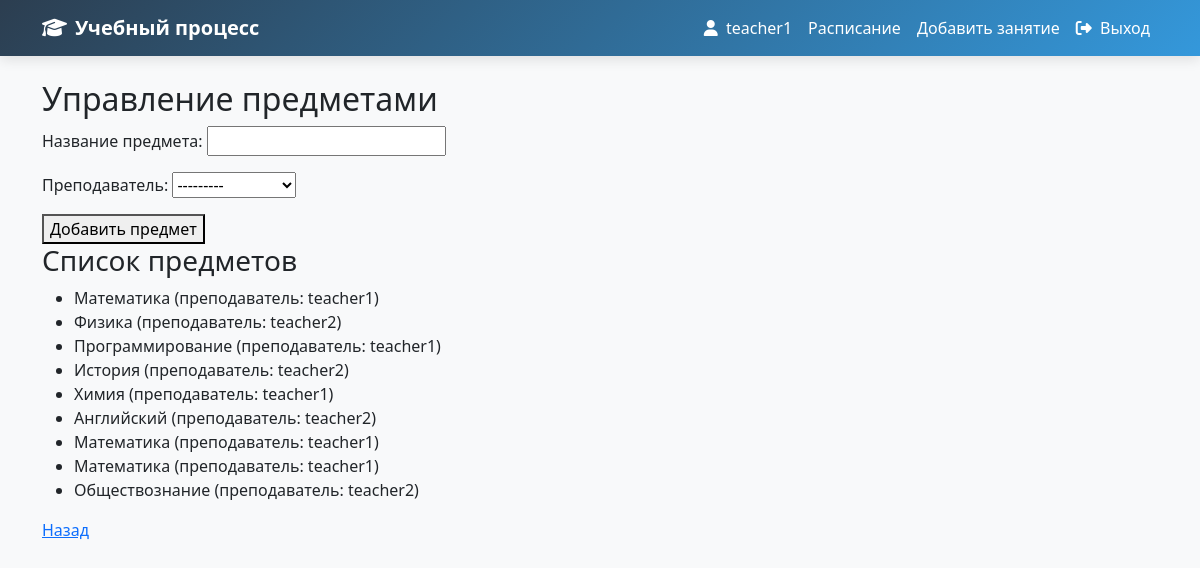
The page /schedule/manage-subjects/ (signed in) on the database its author committed.
### schedule/models.py (models this page shows, shortened)
class Subject(models.Model):
    name = models.CharField(max_length=100, verbose_name="Название предмета")
    teacher = models.ForeignKey(User, on_delete=models.CASCADE, verbose_name="Преподаватель")

### schedule/views.py (the view)
# urls.py: path('manage-subjects/', views.manage_subjects, name='manage_subjects'),
@login_required
def manage_subjects(request):
    if request.user.profile.role not in ['teacher', 'admin']:
        return redirect('profile')
    subjects = Subject.objects.all()
    if request.method == 'POST':
        form = SubjectForm(request.POST)
        if form.is_valid():
            form.save()
            messages.success(request, 'Предмет добавлен.')
            return redirect('manage_subjects')
    else:
        form = SubjectForm()
    return render(request, 'schedule/manage_subjects.html', {'form': form, 'subjects': subjects})

### schedule/forms.py
class SubjectForm(forms.ModelForm):
    class Meta:
        model = Subject
        fields = ['name', 'teacher']

### templates/schedule/manage_subjects.html (shortened to what this page needs)
{% extends 'base.html' %}
{% block content %}
<h2>Управление предметами</h2>
<form method="post">
    {{ form.as_p }}
    <button type="submit">Добавить предмет</button>
</form>
<h3>Список предметов</h3>
<ul>
{% for subject in subjects %}
    <li>{{ subject.name }} (преподаватель: {{ subject.teacher.username }})</li>
{% endfor %}
</ul>
<a href="{% url 'my_schedule' %}">Назад</a>
{% endblock %}

### templates/base.html (shortened to what this page needs)
<!DOCTYPE html>
<html lang="ru">
<head>
    <link href="https://cdn.jsdelivr.net/npm/bootstrap@5.3.3/dist/css/bootstrap.min.css" rel="stylesheet">
    <link rel="stylesheet" href="https://cdnjs.cloudflare.com/ajax/libs/font-awesome/6.5.0/css/all.min.css">
</head>
<body>
    <nav class="navbar navbar-expand-lg navbar-dark">
        <div class="container">
            <a class="navbar-brand" href="{% url 'home' %}">
                <i class="fas fa-graduation-cap me-2"></i>Учебный процесс
            </a>
            <div class="collapse navbar-collapse" id="navbarNav">
                <ul class="navbar-nav ms-auto">
                    {% if user.is_authenticated %}
                        <li class="nav-item">
                            <a class="nav-link text-white" href="{% url 'profile' %}">
                                <i class="fas fa-user me-1"></i> {{ user.username }}
                            </a>
                        </li>
                        {% if user.profile.role == 'teacher' %}
                            <li class="nav-item"><a class="nav-link text-white" href="{% url 'my_schedule' %}">Расписание</a></li>
                            <li class="nav-item"><a class="nav-link text-white" href="{% url 'add_lesson' %}">Добавить занятие</a></li>
                        {% elif user.profile.role == 'student' %}
                            <li class="nav-item"><a class="nav-link text-white" href="{% url 'my_schedule' %}">Моё расписание</a></li>
                        {% endif %}
                        <li class="nav-item">
                            <a class="nav-link text-white" href="{% url 'logout' %}">
                                <i class="fas fa-sign-out-alt me-1"></i> Выход
                            </a>
                        </li>
                    {% else %}
                        <li class="nav-item"><a class="nav-link text-white" href="{% url 'login' %}">Вход</a></li>
                        <li class="nav-item"><a class="nav-link text-white" href="{% url 'register' %}">Регистрация</a></li>
                    {% endif %}
                </ul>
            </div>
        </div>
    </nav>
    <main class="container py-4">
        <div class="fade-in">
            {% block content %}{% endblock %}
        </div>
    </main>
</body>
</html>

### templates/base.html (style rules this page uses)
:root { --primary: #2c3e50; --secondary: #3498db; --accent: #1abc9c; --light: #ecf0f1; --dark: #2c3e50; --success: #2ecc71; --danger: #e74c3c; }
body { background-color: #f8f9fa; font-family: 'Segoe UI', Tahoma, Geneva, Verdana, sans-serif; overflow-x: hidden; }
.navbar-brand { font-weight: 700; color: white !important; }
.navbar { background: linear-gradient(135deg, var(--primary), var(--secondary)); box-shadow: 0 4px 12px rgba(0,0,0,0.1); }
.fade-in { opacity: 0; animation: fadeIn 0.8s ease forwards; }

### rows shown on the page
Subject: name "Математика", teacher.username "teacher1"
Subject: name "Физика", teacher.username "teacher2"
Subject: name "Программирование", teacher.username "teacher1"
Subject: name "История", teacher.username "teacher2"
Subject: name "Химия", teacher.username "teacher1"
Subject: name "Английский", teacher.username "teacher2"
Subject: name "Математика", teacher.username "teacher1"
Subject: name "Математика", teacher.username "teacher1"
Subject: name "Обществознание", teacher.username "teacher2"

### other values the page prints
{{ user.username }} "teacher1"
